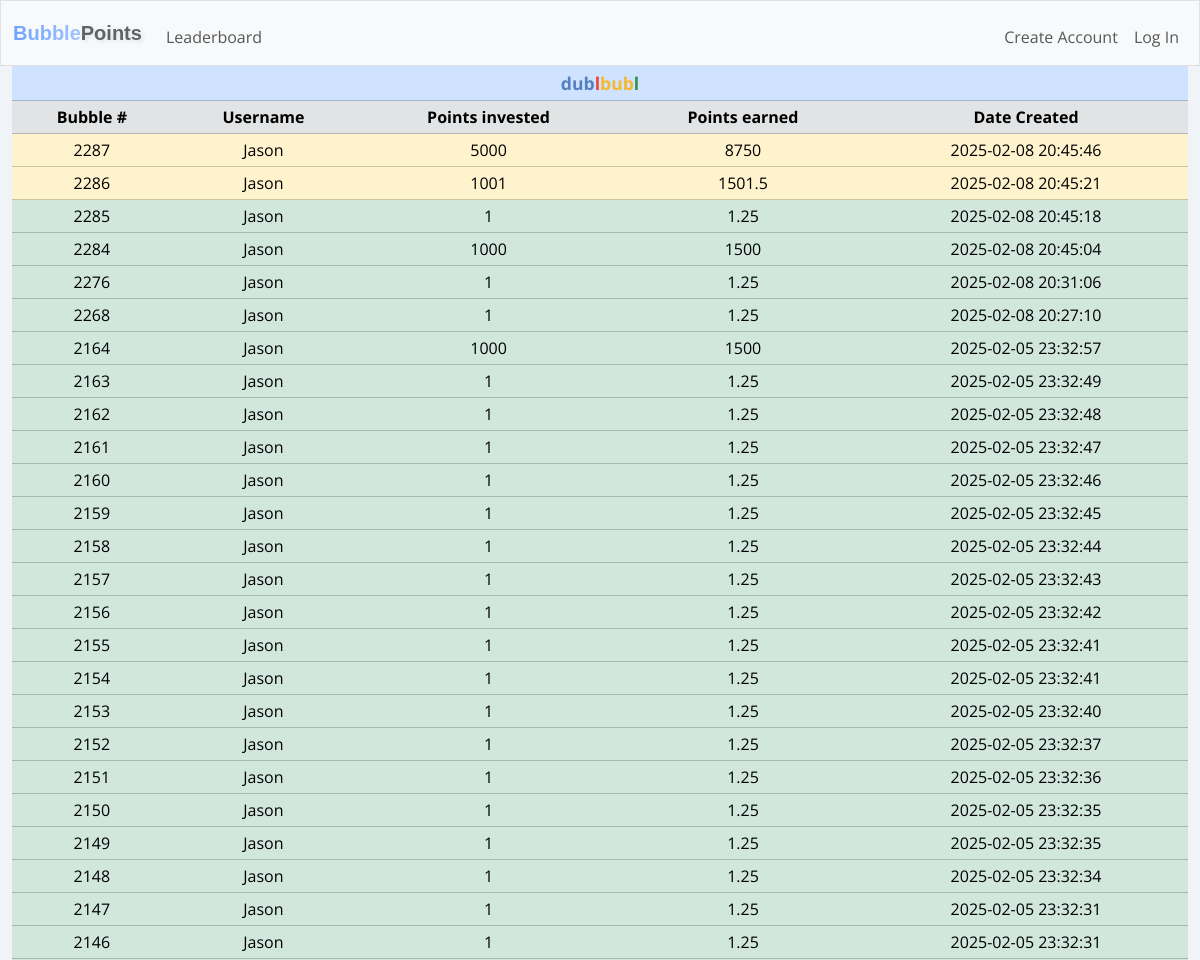
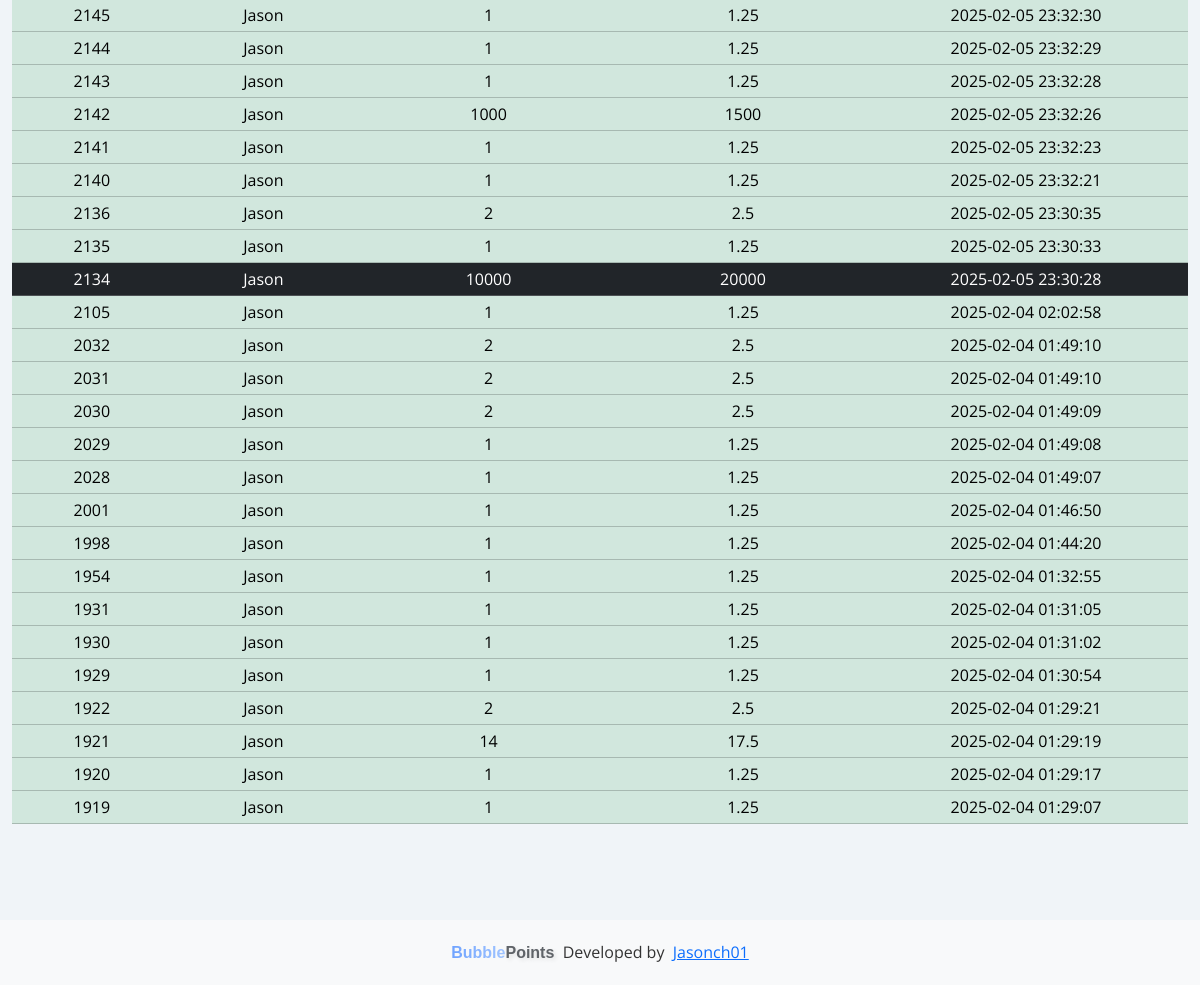
Before: /history with the older database file (2 pictures, top to bottom).
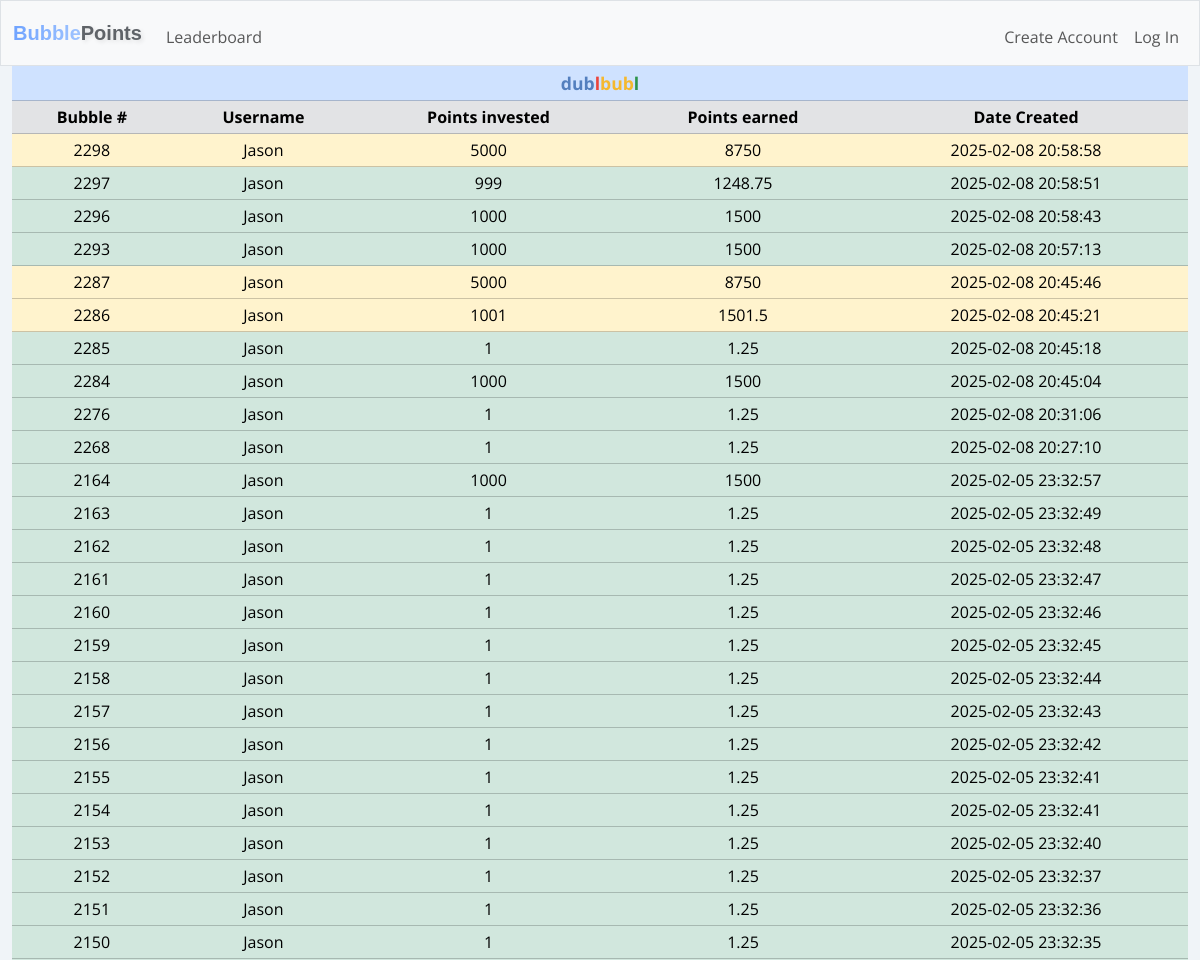
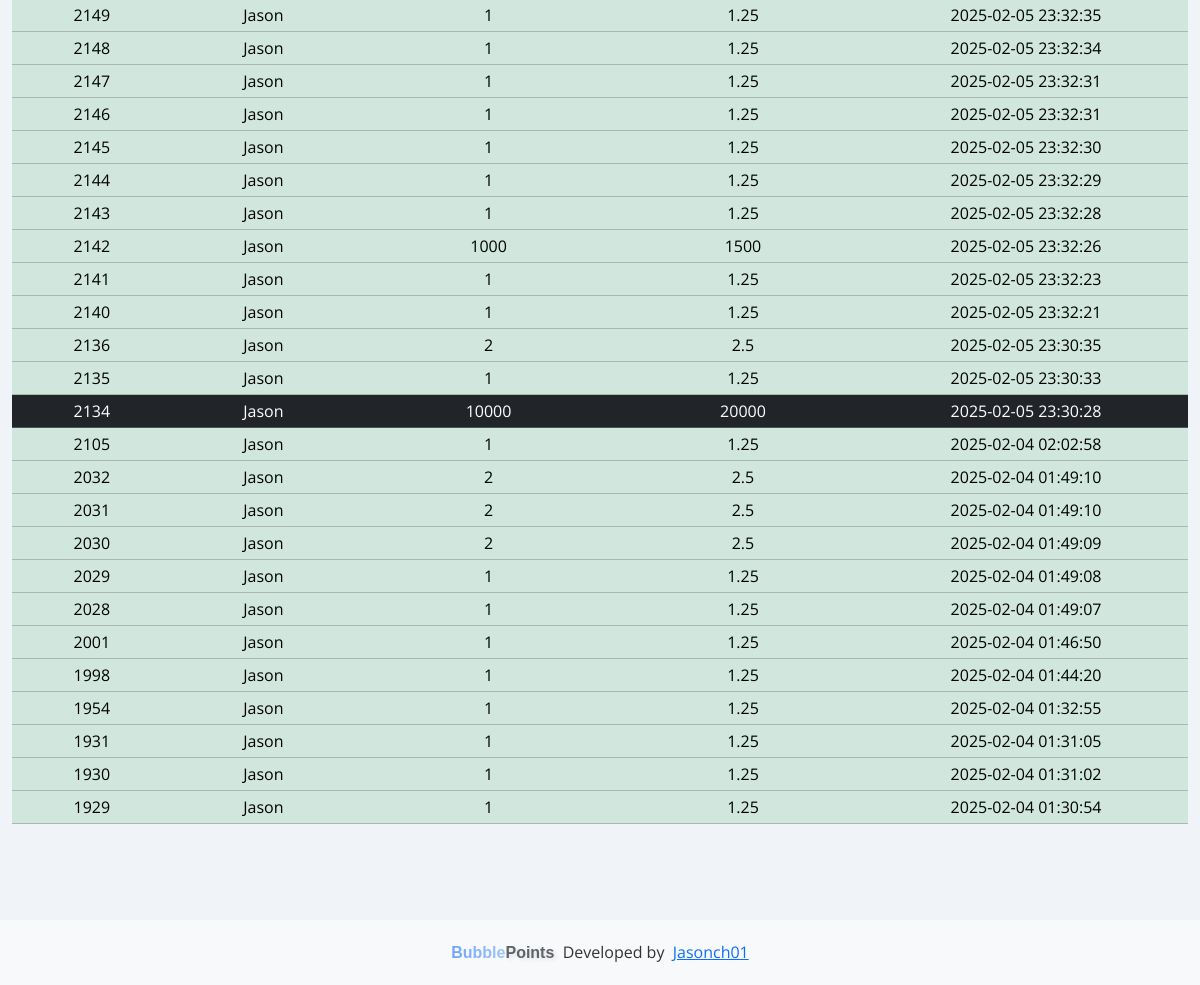
After: the same page with the newer database file (2 pictures, top to bottom).
### tables this page shows
CREATE TABLE dublbubl_history (
        history_id INTEGER PRIMARY KEY AUTOINCREMENT NOT NULL,
        user_id INTEGER NOT NULL,
        username TEXT NOT NULL,       
        row_id INTEGER NOT NULL,
        creator_id INTEGER NOT NULL,
        creator_username TEXT NOT NULL,
        points_in INTEGER NOT NULL,
        points_out INTEGER NOT NULL,
        date_created TEXT NOT NULL,
        date_archived TEXT NOT NULL
    );

### app.py (the view)
@app.route("/history", methods=["GET", "POST"])
def history():
    dublbubl_history = cur.execute("SELECT row_id, creator_username, points_in, points_out, date_created FROM dublbubl_history users ORDER BY row_id DESC LIMIT 50").fetchall()
    if request.method == "POST":
        return redirect("/")
    else:
        return render_template("history.html", dublbubl_history=dublbubl_history)

### app.py (called while the page is built)
@app.after_request
def after_request(response):
    response.headers["Cache-Control"] = "no-cache, no-store, must-revalidate"
    response.headers["Expires"] = 0
    response.headers["Pragma"] = "no-cache"
    return response

### templates/history.html
{% extends "layout.html" %}
{% block main %}
<table class="table table-success table-sm text-center history">
  <thead class="table-primary">
    <tr class="table-primary">
      <th class="table-primary" colspan="5"><div class="table-header"><span class="blue">dub</span><span class="red">l</span><span class="yellow">bub</span><span class="green">l</span></div></th>
    </tr>
  </thead>
  <thead>
    <tr class="table-secondary">
      <th>Bubble #</th>
      <th>Username</th>
      <th>Points invested</th>
      <th>Points earned</th>
      <th>Date Created</th>
    </tr>
  </thead>
  <tbody id="dublbubl">
    {% for row in dublbubl_history %}
    <tr class="
    {% if row[2] == 10000 %}
      table-dark
    {% elif row[2] > 5000 %}
      table-danger
    {% elif row[2] > 1000 %}
      table-warning
    {% else %}
      table-success
    {% endif %}
    ">
      <td>{{ row[0] }}</td>
      <td>{{ row[1] }}</td>
      <td>{{ row[2] }}</td>
      <td>{{ row[3] }}</td>
      <td>{{ row[4] }}</td>
    </tr>
    {% endfor %}
  </tbody>
</table>
{% endblock %}

Changed rows visible on the page:
no longer on this page (row unchanged): dublbubl_history: row "1922", creator_username "Jason", points_in "2", points_out "2.5", date_created "2025-02-04 01:29:21"
no longer on this page (row unchanged): dublbubl_history: row "1921", creator_username "Jason", points_in "14", points_out "17.5", date_created "2025-02-04 01:29:19"
no longer on this page (row unchanged): dublbubl_history: row "1920", creator_username "Jason", points_in "1", points_out "1.25", date_created "2025-02-04 01:29:17"
no longer on this page (row unchanged): dublbubl_history: row "1919", creator_username "Jason", points_in "1", points_out "1.25", date_created "2025-02-04 01:29:07"
added dublbubl_history: row "2298", creator_username "Jason", points_in "5000", points_out "8750", date_created "2025-02-08 20:58:58"
added dublbubl_history: row "2297", creator_username "Jason", points_in "999", points_out "1248.75", date_created "2025-02-08 20:58:51"
added dublbubl_history: row "2296", creator_username "Jason", points_in "1000", points_out "1500", date_created "2025-02-08 20:58:43"
added dublbubl_history: row "2293", creator_username "Jason", points_in "1000", points_out "1500", date_created "2025-02-08 20:57:13"
